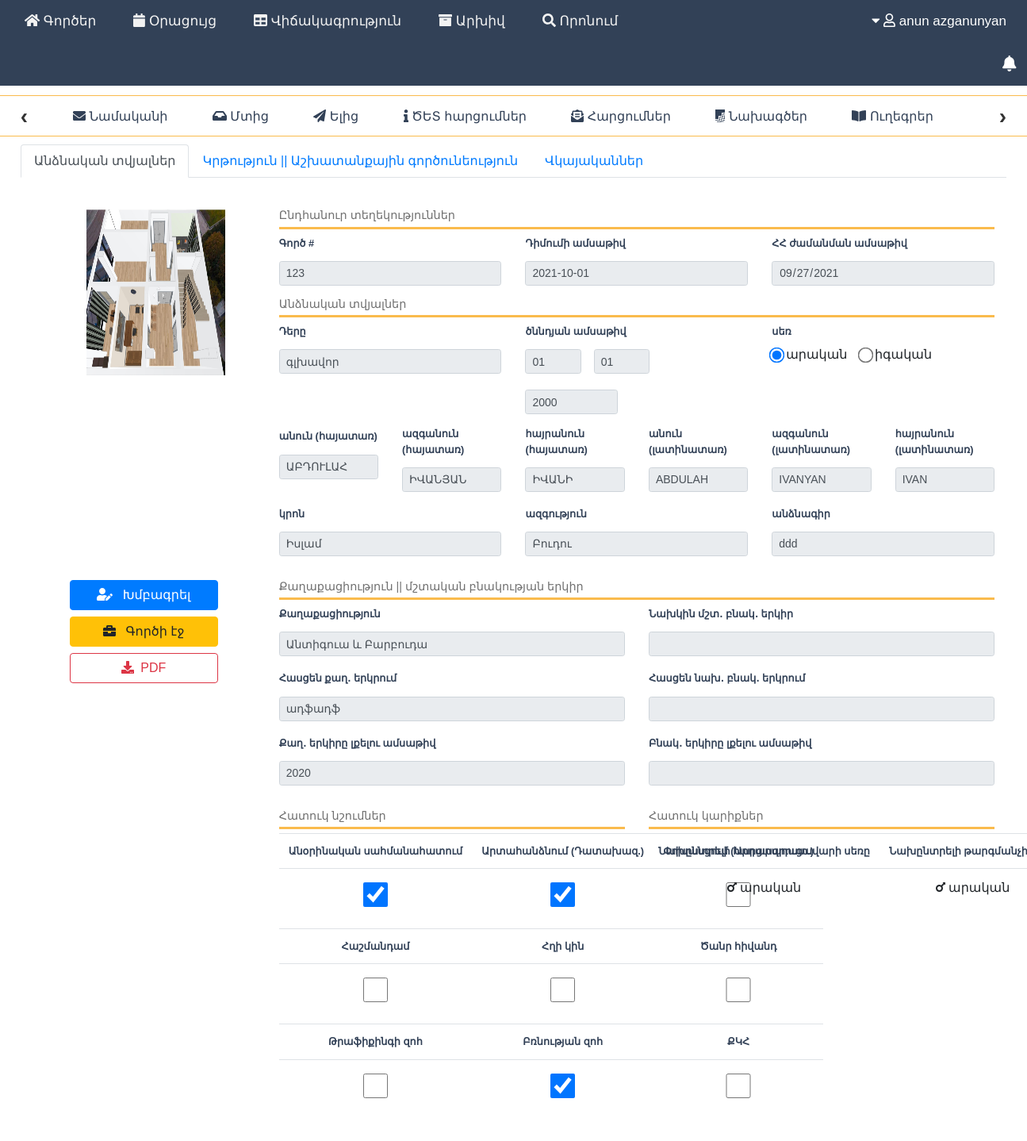
Page /user.php?page=cases&homepage=person_page&person=144&case=123 (signed in) on the committed database.
### tables this page shows
CREATE TABLE `tb_person` (
  `personal_id` int(10) NOT NULL,
  `case_id` int(10) NOT NULL,
  `f_name_arm` varchar(50) NOT NULL,
  `f_name_eng` varchar(50) NOT NULL,
  `l_name_arm` varchar(50) NOT NULL,
  `l_name_eng` varchar(50) NOT NULL,
  `m_name_arm` varchar(50) DEFAULT NULL,
  `m_name_eng` varchar(50) DEFAULT NULL,
  `b_day` varchar(2) NOT NULL,
  `b_month` varchar(2) NOT NULL,
  `b_year` varchar(4) NOT NULL,
  `sex` int(1) NOT NULL,
  `citizenship` int(10) NOT NULL,
  `previous_residence` int(10) DEFAULT NULL,
  `citizen_adr` varchar(100) DEFAULT NULL,
  `residence_adr` varchar(100) DEFAULT NULL,
  `departure_from_citizen` varchar(10) DEFAULT NULL,
  `departure_from_residence` varchar(10) DEFAULT NULL,
  `arrival_date` date DEFAULT NULL,
  `doc_num` varchar(20) DEFAULT NULL,
  `etnicity` int(10) DEFAULT NULL,
  `religion` int(10) DEFAULT NULL,
  `preferred_traslator_sex` int(1) NOT NULL,
  `preferred_interviewer_sex` int(1) NOT NULL,
  `invalid` int(1) NOT NULL DEFAULT 0,
  `pregnant` int(1) NOT NULL DEFAULT 0,
  `seriously_ill` int(1) NOT NULL DEFAULT 0,
  `trafficking_victim` int(1) NOT NULL DEFAULT 0,
  `violence_victim` int(1) NOT NULL DEFAULT 0,
  `comment` varchar(255) DEFAULT NULL,
  `illegal_border` int(10) NOT NULL DEFAULT 0,
  `transfer_moj` int(10) NOT NULL DEFAULT 0,
  `deport_prescurator` int(10) NOT NULL DEFAULT 0,
  `prison` int(11) DEFAULT 0,
  `role` int(10) NOT NULL,
  `image` varchar(250) DEFAULT NULL,
  `person_status` int(10) NOT NULL DEFAULT 1,
  `ident` tinyint(4) NOT NULL DEFAULT 0,
  `pnum` varchar(10) DEFAULT NULL,
  `doc_type` varchar(20) DEFAULT 'NULL',
  `document_num` varchar(20) DEFAULT NULL,
  `doc_issued_date` date DEFAULT NULL,
  `doc_valid` date DEFAULT NULL,
  `doc_issued_by` varchar(20) DEFAULT NULL,
  `bpr_community` varchar(100) DEFAULT NULL,
  `bpr_bnakavayr` varchar(100) DEFAULT NULL,
  `bpr_street` varchar(150) DEFAULT NULL,
  `bpr_house` varchar(50) DEFAULT NULL,
  `bpr_aprt` varchar(20) DEFAULT NULL
);

CREATE TABLE `tb_case` (
  `case_id` int(10) NOT NULL,
  `application_date` date NOT NULL,
  `input_date` timestamp NOT NULL DEFAULT current_timestamp() ON UPDATE current_timestamp(),
  `reg_by` int(11) NOT NULL,
  `officer` int(11) DEFAULT NULL,
  `preferred_lawyer` int(1) NOT NULL DEFAULT 0,
  `unaccompanied_child` int(11) NOT NULL DEFAULT 0,
  `separated_child` int(11) NOT NULL DEFAULT 0,
  `single_parent` int(11) NOT NULL DEFAULT 0,
  `prefered_language` varchar(25) DEFAULT NULL,
  `RA_marz` int(11) DEFAULT NULL,
  `RA_community` int(11) DEFAULT NULL,
  `RA_settlement` int(11) DEFAULT NULL,
  `RA_street` varchar(20) DEFAULT NULL,
  `RA_building` varchar(20) DEFAULT NULL,
  `RA_apartment` varchar(20) DEFAULT NULL,
  `contact_tel` varchar(50) DEFAULT NULL,
  `comment` text DEFAULT NULL,
  `case_status` int(10) DEFAULT NULL,
  `mul_num` varchar(25) DEFAULT NULL,
  `mul_date` date DEFAULT NULL,
  `MS_lawyer` int(11) DEFAULT NULL,
  `special` int(11) NOT NULL DEFAULT 0,
  `reopened` int(11) NOT NULL DEFAULT 0,
  `attached_case` int(11) DEFAULT NULL
);

CREATE TABLE `tb_role` (
  `role_id` int(11) NOT NULL,
  `der` varchar(25) NOT NULL
);

CREATE TABLE `tb_religions` (
  `religion_id` int(11) NOT NULL,
  `religion_arm` varchar(120) NOT NULL,
  `religion_eng` varchar(120) NOT NULL
);

CREATE TABLE `tb_etnics` (
  `etnic_id` int(11) NOT NULL,
  `etnic_arm` varchar(100) NOT NULL,
  `etnic_eng` varchar(100) NOT NULL
);

CREATE TABLE `tb_country` (
  `country_id` int(10) NOT NULL,
  `country_eng` varchar(150) NOT NULL,
  `country_arm` varchar(150) NOT NULL
);

### pages/subpages/person_page.php (the view, shortened to what the rows shown need)
<?php
require_once 'config/connect.php';
$personal_id = $_GET['person'];
$arrival_date = '';
$role_text  = '';
$f_name_arm   = '';
$l_name_arm   = '';
$m_name_arm   = '';
$f_name_eng   = '';
$l_name_eng  = '';
$m_name_eng  = '';
$religion_text  = '';
$etnicity_text  = '';
$doc_num  = '';
$nationality   = '';
$citizen_adr    = '';
$departure_from_citizen    = '';
$show_image    = 'includes/images/Blank-Profile.jpg';
$sex   = 0;
  $sql_main_person = "SELECT a.personal_id, a.case_id, a.f_name_arm AS anun, a.f_name_eng, a.l_name_arm, a.l_name_eng, a.m_name_arm, a.m_name_eng, a.image, a.b_day, a.b_month, a.b_year, a.sex, a.citizenship, a.previous_residence, a.citizen_adr, a.residence_adr, a.departure_from_citizen, a.departure_from_residence, a.arrival_date, a.doc_num, a.etnicity, a.religion, a.preferred_traslator_sex, a.preferred_interviewer_sex, a.invalid, a.pregnant, a.seriously_ill, a.trafficking_victim, a.violence_victim, a.comment, a.illegal_border, a.transfer_moj, a.deport_prescurator, a.role, a.prison, b.application_date, c.religion_arm, d.etnic_eng, e.country_arm AS NATION, f.country_arm AS STATE, g.der
    FROM tb_person a INNER JOIN tb_case b ON a.case_id = b.case_id LEFT JOIN tb_religions c ON a.religion = c.religion_id LEFT JOIN tb_etnics d ON a.etnicity = d.etnic_id LEFT JOIN tb_country e ON a.citizenship = e.country_id LEFT JOIN tb_country f ON a.previous_residence = f.country_id LEFT JOIN tb_role g ON a.role = g.role_id WHERE a.personal_id = $personal_id";
  $result_main_person = $conn->query($sql_main_person);
 $app_date ='';
  if ($result_main_person->num_rows > 0)
{
      $row_p = $result_main_person->fetch_assoc();
      $case_id = $row_p['case_id'];
      $show_image = "uploads/" . $row_p['case_id'] ."/". $personal_id ."/". $row_p['image'];
      $f_name_arm = $row_p['anun'];
      $f_name_eng = $row_p['f_name_eng'];
      $l_name_arm = $row_p['l_name_arm'];
      $l_name_eng = $row_p['l_name_eng'];
      $m_name_arm = $row_p['m_name_arm'];
      $m_name_eng = $row_p['m_name_eng'];
      $app_date = $row_p['application_date'];
      $b_day = $row_p['b_day'];
      $b_month = $row_p['b_month'];
      $b_year = $row_p['b_year'];
      $role_text = $row_p['der'];
      $sex = $row_p['sex'];
      $doc_num = $row_p['doc_num'];
      $nationality = $row_p['NATION'];
      $citizen_adr = $row_p['citizen_adr'];
      $departure_from_citizen = $row_p['departure_from_citizen'];
      $arrival_date = $row_p['arrival_date'];
      $etnicity_text = $row_p['etnic_eng'];
      $religion_text = $row_p['religion_arm'];
}
?>
    <body>
  <form method="POST" action="config/config.php" enctype="multipart/form-data">
  <div class="tab-content">
      <div id="home" class="tab-pane active"><br>
          <div class="col-md-12" style="margin-top: 10px; margin-bottom: 10px; padding-bottom: 5px; padding-top: 5px;">
        <div class="row">
          <div class="col-md-3">
            <div style="position:absolute; width:100%; height:100%;">
              <img src="<?php echo $show_image ?>" width="175" height="210" style="margin-left: auto; margin-right: auto;   display: block;">
            </div>
          </div>
          <div class="col-md-9" >
            <div class="row">
              <div class="col-md-4">
                <label class="label_pers_page">Գործ #</label>
                <input type="text" class="form-control form-control-sm" name="case_id" value="<?php echo $case_id?>" readonly>
              </div>
              <div class="col-md-4">
                <label class="label_pers_page">Դիմումի ամսաթիվ</label>
                <input type="text" class="form-control form-control-sm" name="application_date" value="<?php echo $app_date ?>" readonly>
              </div>
              <div class="col-md-4">
                <label class="label_pers_page">ՀՀ ժամանման ամսաթիվ</label>
                <input type="date" class="form-control form-control-sm" name="arrival_date" value="<?php echo $arrival_date ?>" readonly>
              </div>
            </div>
            <div class="row">
              <div class="col-md-4">
                <label class="label_pers_page">Դերը</label>
                <input type="text" class="form-control form-control-sm" name="role_text" value="<?php echo $role_text ?>" readonly/>
              </div>
              <div class="col-md-4">
                <div class="form-inline">
              <input type="number" class="form-control form-control-sm col-md-3 mr-3" min="00" minlength="2" max="31" placeholder="օր" name="bday" onchange="if(parseInt(this.value,10)<10>1)this.value='0'+this.value;" value="<?php echo $b_day ?>" readonly>
              <input type="number" class="form-control form-control-sm col-md-3 mr-3" min="00" minlength="2" max="12" placeholder="ամիս" name="bmonth" onchange="if(parseInt(this.value,10)<10>1)this.value='0'+this.value;" value="<?php echo $b_month ?>" readonly>
              <input type="number" class="form-control form-control-sm col-md-5" min="0000" max="2100" placeholder="տարի" name="byear" required="required" value="<?php echo $b_year ?>" readonly>
              </div>
              </div>
              <div class="col-md-4">
                <label class="label_pers_page">սեռ</label> <br>
                <div class="form-check form-check-inline">
          <input class="form-check-input" type="radio" name="select_sex" id="inlineRadio1" value="1" required="required" <?= $sex == 1 ? "checked" : "" ?> >
            <label class="form-check-label" for="inlineRadio1">արական</label>
        </div>
        <div class="form-check form-check-inline">
          <input class="form-check-input" type="radio" name="select_sex" id="inlineRadio2" value="2" <?= $sex == 2 ? "checked" : "" ?>>
          <label class="form-check-label" for="inlineRadio2">իգական</label>
        </div>
              </div>
            </div>
            <div class="row">
              <div class="col-md-2">
                <label class="label_pers_page">անուն (հայատառ)</label>
                <input type="text" class="form-control form-control-sm" name="f_name_arm" required="required" value="<?php echo $f_name_arm ?>" readonly>
              </div>
              <div class="col-md-2">
                <label class="label_pers_page">ազգանուն (հայատառ)</label>
                <input type="text" class="form-control form-control-sm" name="l_name_arm" required="required" value="<?php echo $l_name_arm ?>" readonly>
              </div>
              <div class="col-md-2">
                <label class="label_pers_page">հայրանուն (հայատառ)</label>
                <input type="text" class="form-control form-control-sm" name="m_name_arm" value="<?php echo $m_name_arm ?>" readonly>
              </div>
              <div class="col-md-2">
                <label class="label_pers_page">անուն (լատինատառ)</label>
                <input type="text" class="form-control form-control-sm" name="f_name_eng" required="required" value="<?php echo $f_name_eng ?>" readonly>
              </div>
              <div class="col-md-2">
                <label class="label_pers_page">ազգանուն (լատինատառ)</label>
                <input type="text" class="form-control form-control-sm" name="l_name_eng" required="required" value="<?php echo $l_name_eng ?>" readonly>
              </div>
              <div class="col-md-2">
                <label class="label_pers_page">հայրանուն (լատինատառ)</label>
                <input type="text" class="form-control form-control-sm" name="m_name_eng" value="<?php echo $m_name_eng ?>" readonly>
              </div>
            </div>
            <div class="row">
              <div class="col-md-4">
                <label class="label_pers_page">կրոն</label>
                <input type="text" name="religion_text" class="form-control form-control-sm" value="<?php echo $religion_text ?>" readonly/>
              </div>
              <div class="col-md-4">
               <label class="label_pers_page">ազգություն</label>
               <input type="text" name="etnic_text" class="form-control form-control-sm" value="<?php echo $etnicity_text ?>" readonly />
              </div>
              <div class="col-md-4">
                <label class="label_pers_page">անձնագիր</label>
                <input type="text" class="form-control form-control-sm" name="doc_num" value="<?php echo $doc_num ?>" readonly>
              </div>
            </div>
          </div>
        </div>
        </div>
         <div class="col-md-12" style="margin-top: 5px;">
  <div class="row">
    <div class="col-md-9">
          <div class="row">
            <div class="col-md-6">
                  <label class="label_pers_page">Քաղաքացիություն</label>
                  <input type="text" name="nationality" class="form-control form-control-sm" value="<?php echo $nationality?>" readonly />
            </div>
            <div class="col-md-6">
                  <label class="label_pers_page">Հասցեն քաղ․ երկրում</label>
                  <input type="text" class="form-control form-control-sm" name="adr_citizen" value="<?php echo $citizen_adr?>" readonly>
                </div>
                <div class="col-md-6">
                  <label class="label_pers_page">Քաղ․ երկիրը լքելու ամսաթիվ</label>
                  <input type="text" class="form-control form-control-sm" name="citizen_departure_date" value="<?php echo $departure_from_citizen?>" readonly>
                </div>
            </div>
            <div class="row">
              <div class="col-md-6" style="margin-top: 5px;">
                <table class="table">
                  <tr>
                    <th class="pers_table">Անօրինական սահմանահատում</th>
                    <th class="pers_table">Արտահանձնում (Դատախազ.)</th>
                    <th class="pers_table">Փոխանցում (Արդարադատ.)</th>
                  </tr>
                  <tr>
                    <th class="pers_table">Հաշմանդամ</th>
                    <th class="pers_table">Հղի կին</th>
                    <th class="pers_table">Ծանր հիվանդ</th>
                  </tr>
                  <tr>
                    <th class="pers_table">Թրաֆիքինգի զոհ</th>
                    <th class="pers_table">Բռնության զոհ</th>
                    <th class="pers_table">ՔԿՀ</th>
                  </tr>
                </table>
              </div>
              <div class="col-md-6" style="margin-top: 5px;">
                <table class="table">
                  <tr>
                    <th class="table_a">Նախընտրելի հարցազրուցավարի սեռը</th>
                     <th class="table_a">Նախընտրելի թարգմանչի սեռը</th>
                  </tr>
                </table>
        </div>
            </div>
    </div>
  </div>
 </div>
</div>
  </div>
    </form>
</body>
</html>

### rows in the picture
tb_person: case+image (picture), case_id "123", application_date "2021-10-01", arrival_date "09/27/2021", role_text "գլխավոր", bday "01", bmonth "01", byear "2000", sex "☑ արական", sex "☐ իգական", f_name_arm "ԱԲԴՈՒԼԱՀ", l_name_arm "ԻՎԱՆՅԱՆ", m_name_arm "ԻՎԱՆԻ", f_name_eng "ABDULAH", l_name_eng "IVANYAN", m_name_eng "IVAN", religion_text "Իսլամ", etnic_text "Բուդու", doc_num "ddd", nationality "Անտիգուա և Բարբուդա", adr_citizen "ադֆադֆ", citizen_departure_date "2020"

### other values in the picture
$f_name "anun"
$l_name "azganunyan"
